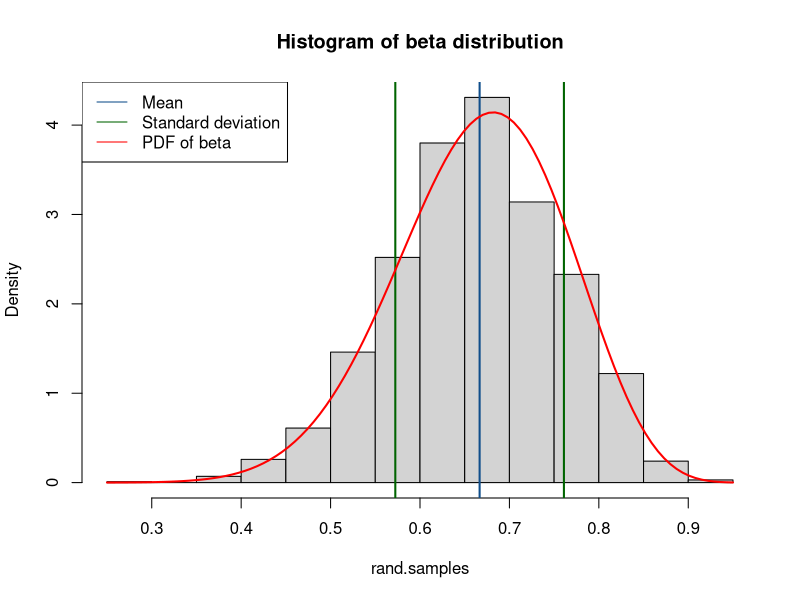
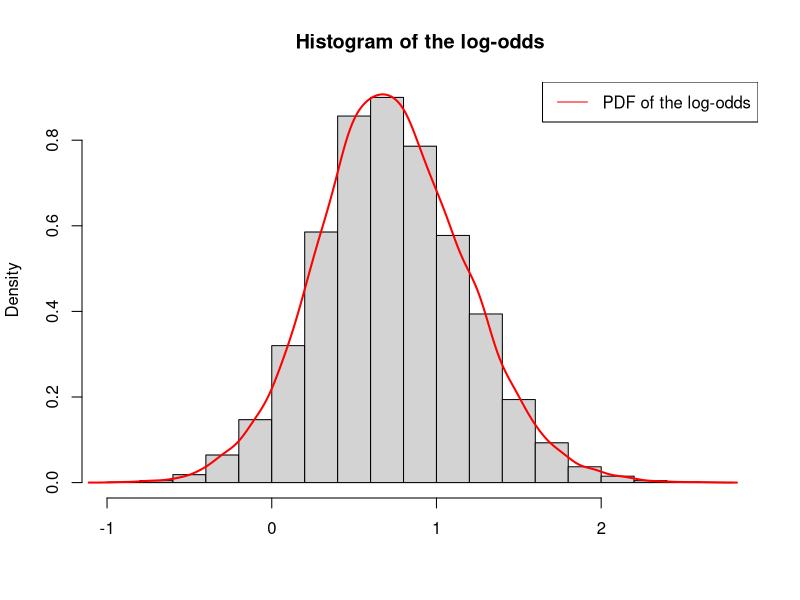

The R script that drew these images, in order:
### 1 a)
set.seed(235)

# Variables
s = 14
n = 20
a0 = b0 = 2
f = n - s
a_n = a0 + s
b_n = b0 + f

rand.samples = rbeta(n*100, a_n, b_n)

# True values
mean = (a_n) / (a_n+b_n)
variance = ((a_n) * (b_n)) / (((a_n) + (b_n))^2 * ((a_n) + (b_n) + 1))
stdev = variance^0.5

# Plots
hist(rand.samples,freq=FALSE,main="Histogram of beta distribution")
abline(v=mean,col="dodgerblue4",lwd=2)
abline(v=mean-stdev,col="darkgreen",lwd=2)
abline(v=mean+stdev,col="darkgreen",lwd=2)
legend("topleft", col = c("dodgerblue4", "darkgreen", "red"), 
       legend=c("Mean","Standard deviation", "PDF of beta"),lty=1)
x = seq(0,1,length=100)
curve(dbeta(x,a_n,b_n),add=TRUE,col="red",lwd=2)

### 1 b)
set.seed(235)

nDraws = 10000
rand.samples = rbeta(nDraws, a_n, b_n)
p_calc = 100*sum(rand.samples<0.4)/length(rand.samples)
p_true = 100*pbeta(0.4, a0+s,b0+f)

### 1 c)

prior = beta(a0, b0)
hist(log(rand.samples/(1-rand.samples)), freq=FALSE, 
     main = "Histogram of the log-odds",xlab="")
lines(density(log(rand.samples/(1-rand.samples))),col="red",lwd=2)
legend("topright", col = c("red"), legend=c("PDF of the log-odds"),lty=1)
